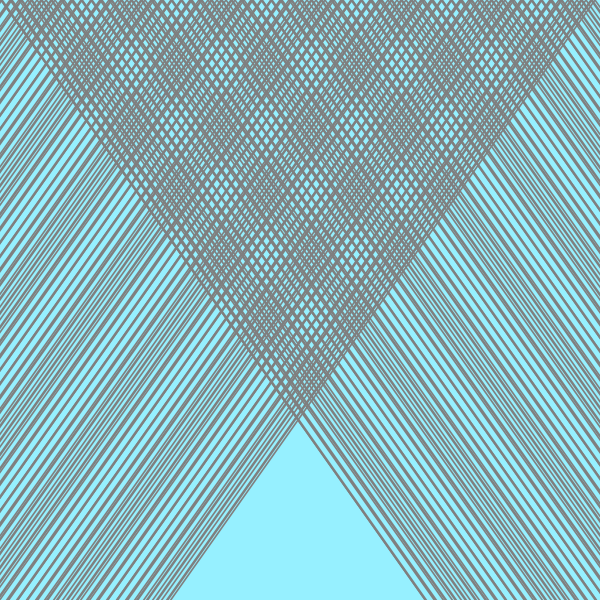
Frame 1 (no input)
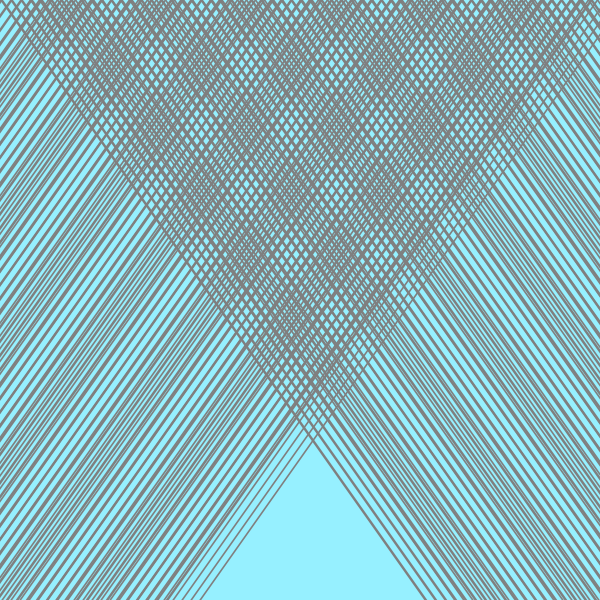
Frame 60 (the mouse pressed at the canvas centre just before this capture)
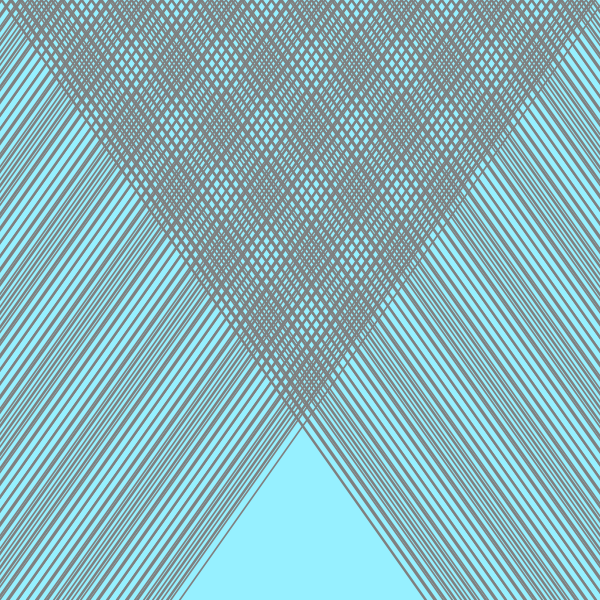
Frame 120 (the mouse held since frame 60 and released just before this capture)

The Processing sketch that drew these frames (run headless with seeded random() and noise(); from frame 60 on, the mouse is pressed at the canvas centre):

// Processing sketch: moire_chainlink
// ── moire_chainlink.pde
float j=0;
float a=PI/4;

void setup()
{
  size(600, 600); 
  noStroke();     
  frameRate(40);
}

void draw() 
{ 
  background(150,240,255);
  if (j>50) {j=0;}
  fill(127);
  for(int i=0;i<width;i=i+width/120+width/120) {
    quad(i,0,i+width/200,0,i+height*sin(a)+width/200,height,i+height*sin(a),height);
    quad(i,0,i+width/200,0,i-height*sin(a)+width/200,height,i-height*sin(a),height);
  }
  for(int i=0;i<width;i=i+width/120+width/121) {
    quad(i+j,0,i+j+width/210,0,i+j+height*sin(a)+width/210,height,i+j+height*sin(a),height);
    quad(i+j,0,i+j+width/210,0,i+j-height*sin(a)+width/210,height,i+j-height*sin(a),height);
  }
  j=j+.5;
}
